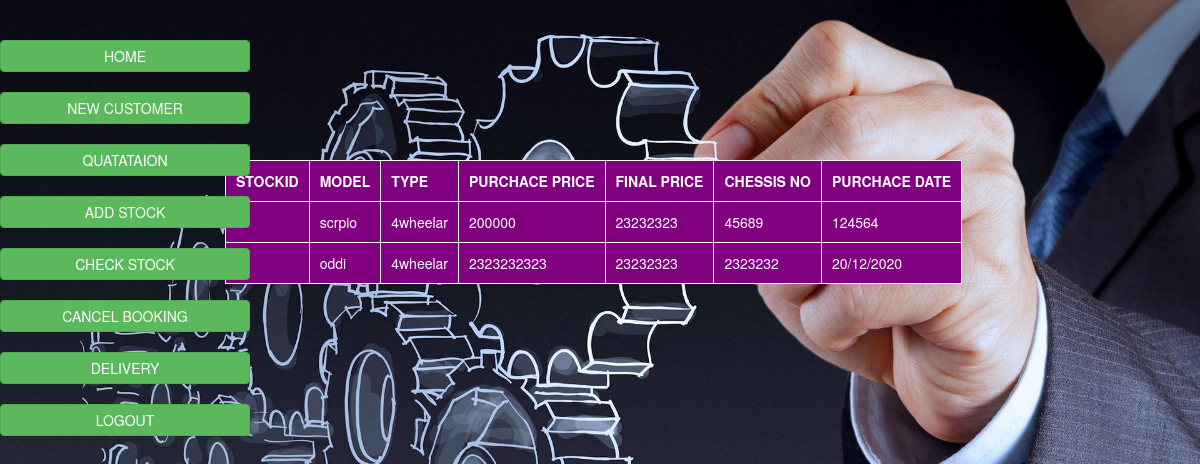
The page /checkstock.php on the database its author committed.
### tables this page shows
CREATE TABLE `addstock` (
  `stockid` int(11) NOT NULL,
  `model` varchar(20) NOT NULL,
  `type` varchar(20) NOT NULL,
  `purchaseprice` varchar(20) NOT NULL,
  `finalprice` varchar(20) NOT NULL,
  `chessisno` varchar(20) NOT NULL,
  `purchasedata` varchar(20) NOT NULL
);

### checkstock.php (the view, shortened to what this page needs)
<!DOCTYPE html>
<html lang="en">
<head>
    <link rel="stylesheet" href="Bootstrap/bootstrap.css">
    <link rel="stylesheet" href="Bootstrap/mainstyle.css">
    <link rel="stylesheet" href="https://maxcdn.bootstrapcdn.com/bootstrap/3.4.1/css/bootstrap.min.css">
</head>
<body>
    <div class="sidenav">
    <button onclick="location.href='mainpage.php'" class="btn btn-success block" onclick="myFunction()">HOME</button>
        <button onclick="location.href='newcustomer.php'" class="btn btn-success block">NEW CUSTOMER</button>
        <button onclick="location.href='quatation.php'" class="btn btn-success">QUATATAION</button>
        <button onclick="location.href='addstock.php'" class="btn btn-success">ADD STOCK</button>
        <button onclick="location.href='checkstock.php'" class="btn btn-success">CHECK STOCK</button>
        <button onclick="location.href='cancelbooking.php'" class="btn btn-success">CANCEL BOOKING</button>
        <button onclick="location.href='delevery.php'" class="btn btn-success">DELIVERY</button>
        <button class="btn btn-success" onclick="myFunction()">LOGOUT</button>
    </div>
    <div class="main">
        <div class="container-fluid">
            <div class="row">
                <div class="col-sm-2"></div>
                <div class="col-sm-8 inputform">
                    <?php
include 'database_conn.php';
$sql = "select * from addstock";
$result = $conn->query($sql);
echo "<table border='1'>
<tr>
<th>STOCKID</th>
<th>MODEL</th>
<th>TYPE</th>
<th>PURCHACE PRICE</th>
<th>FINAL PRICE</th>
<th>CHESSIS NO</th>
<th>PURCHACE DATE</th>
</tr>";
if ($result->num_rows > 0) {
    while($row = $result->fetch_assoc()) {
        echo "<tr>";
        echo "<td>" . $row['stockid'] . "</td>";
        echo "<td>" . $row['model'] . "</td>";
        echo "<td>" . $row['type'] . "</td>";
        echo "<td>" . $row['purchaseprice'] . "</td>";
        echo "<td>" . $row['finalprice'] . "</td>";
        echo "<td>" . $row['chessisno'] . "</td>";
        echo "<td>" . $row['purchasedata'] . "</td>";
        echo "</tr>";
    }
} else {
    echo "0 results";
}
?>
                </div>
                <div class="col-sm-2"></div>
            </div>
        </div>
    </div>
</body>
</html>

### checkstock.php (style rules this page uses)
body { background-image: url("images/bg.jpg"); background-repeat: no-repeat; background-size: cover; color:white; }
.inputform { margin-top: 150px; }
.sidenav { height: 100%; width: 250px; position: fixed; z-index: 1; top: 0; left: 0; overflow-x: hidden; padding-top: 20px; }
.sidenav button { margin-top: 20px; text-decoration: none; padding: 5px; width: 100%; }
table, th, td { background-color:purple; border: 1px solid; padding: 10px; margin: 10px; }

### rows shown on the page
addstock: model "scrpio", type "4wheelar", purchaseprice "200000", finalprice "23232323", chessisno "45689", purchasedata "124564"
addstock: model "oddi", type "4wheelar", purchaseprice "2323232323", finalprice "23232323", chessisno "2323232", purchasedata "20/12/2020"
